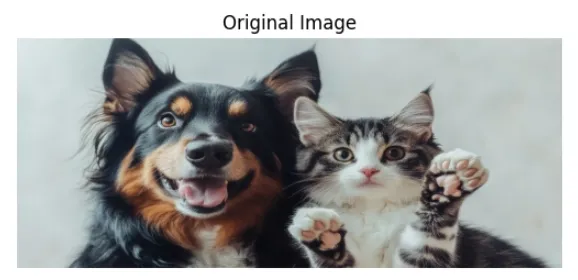
#> input picture point1/blur1.webp, 578 x 280 px
$ python IT.py
#> lines starting #> are read from the running program, lines starting #| are printed output that depends on the picture
import cv2
import numpy as np
import matplotlib.pyplot as plt

img = cv2.imread('blur1.webp')  # same folder mein image rakho
#> img is the input picture: shape (280, 578, 3); mean B, G, R 163.9, 165, 163.4

if img is None:
    print("Error: Image not found.")
    exit()

rows, cols = img.shape[:2]
#> rows = 280; cols = 578

M_left   = np.float32([[1, 0, -50], [0, 1, 0]])
M_right  = np.float32([[1, 0,  50], [0, 1, 0]])
M_top    = np.float32([[1, 0,  0],  [0, 1, -50]])
M_bottom = np.float32([[1, 0,  0],  [0, 1,  50]])

img_left   = cv2.warpAffine(img, M_left,   (cols, rows))
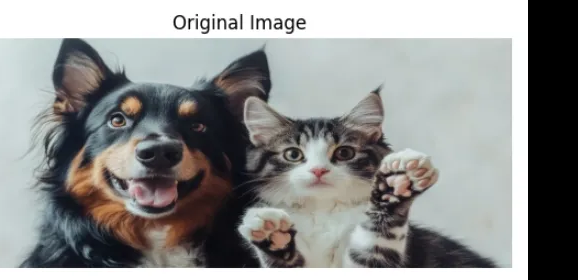
#> img_left: shape (280, 578, 3); mean B, G, R 143.7, 144.8, 143.7
img_right  = cv2.warpAffine(img, M_right,  (cols, rows))
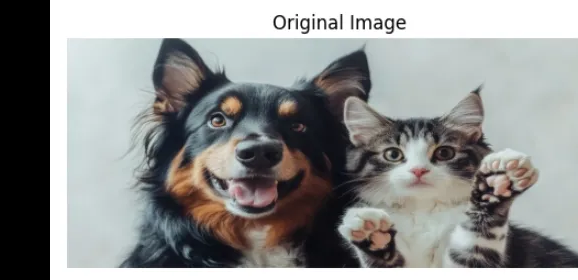
#> img_right: shape (280, 578, 3); mean B, G, R 144.8, 145.8, 144.6
img_top    = cv2.warpAffine(img, M_top,    (cols, rows))
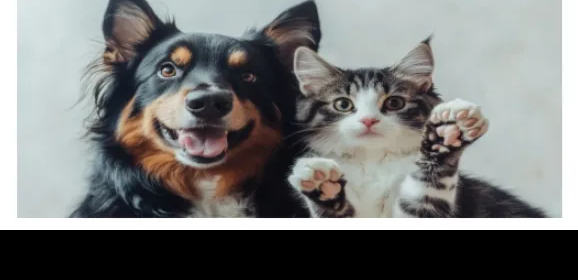
#> img_top: shape (280, 578, 3); mean B, G, R 121.5, 122.6, 121.4
img_bottom = cv2.warpAffine(img, M_bottom, (cols, rows))
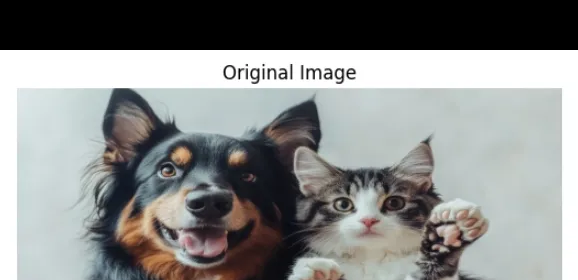
#> img_bottom: shape (280, 578, 3); mean B, G, R 137.9, 138.9, 137.3

# Convert BGR to RGB for display
img_left   = cv2.cvtColor(img_left, cv2.COLOR_BGR2RGB)
img_right  = cv2.cvtColor(img_right, cv2.COLOR_BGR2RGB)
img_top    = cv2.cvtColor(img_top, cv2.COLOR_BGR2RGB)
img_bottom = cv2.cvtColor(img_bottom, cv2.COLOR_BGR2RGB)

plt.figure(figsize=(8, 8))
plt.subplot(221), plt.imshow(img_left), plt.title('Left')
plt.subplot(222), plt.imshow(img_right), plt.title('Right')
plt.subplot(223), plt.imshow(img_top), plt.title('Top')
plt.subplot(224), plt.imshow(img_bottom), plt.title('Bottom')
plt.axis('off')
plt.show()
